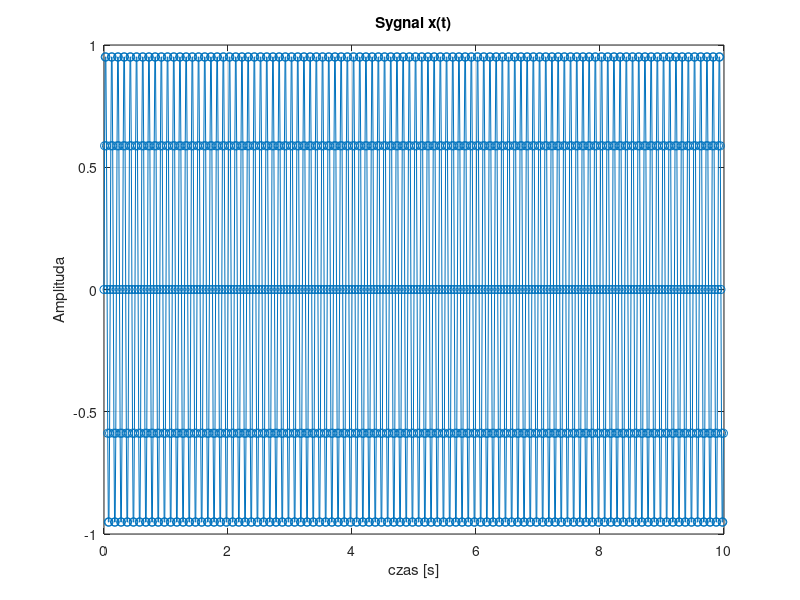

This chart was generated by the following MATLAB code:
% cps_02_sygnaly.m
clear all; close all;

fs=100; Nx=1000;                % czestotliwosc probkowania, liczba probek
dt = 1/fs;                      % okres probkowania 
t = dt*(0:Nx-1);                % chwile pobierania probek
x1=sin(2*pi*10*t);              % sinus 10 Hz
x2=sin(2*pi*1*t);               % sinus 1 Hz
x3=exp(-5*t);                   % eksponenta opadajaca w czasie 
x4=exp(-25*(t-0.5).^2);         % gaussoida
x5=sin(2*pi*(0*t+0.5*2*t.^2)); % liniowy przyrost czest. (LFM): od 0 Hz, +20Hz/s
x6=sin(2*pi*(10*t-(9/(2*pi*1)*cos(2*pi*1*t)))); % sinus. FM: 9Hz wokol 10Hz 1x na sec 
x7=sin(2*pi*(10*t+9*cumsum(x2)*dt));            % to samo co x6; dlaczego?
x = x1;                         % wybor: x1,x2,...,x7, 0.23*x1 + x2, x1.*x3, ... 
plot(t,x,'o-'); grid; title('Sygnal x(t)'); xlabel('czas [s]'); ylabel('Amplituda'); 
